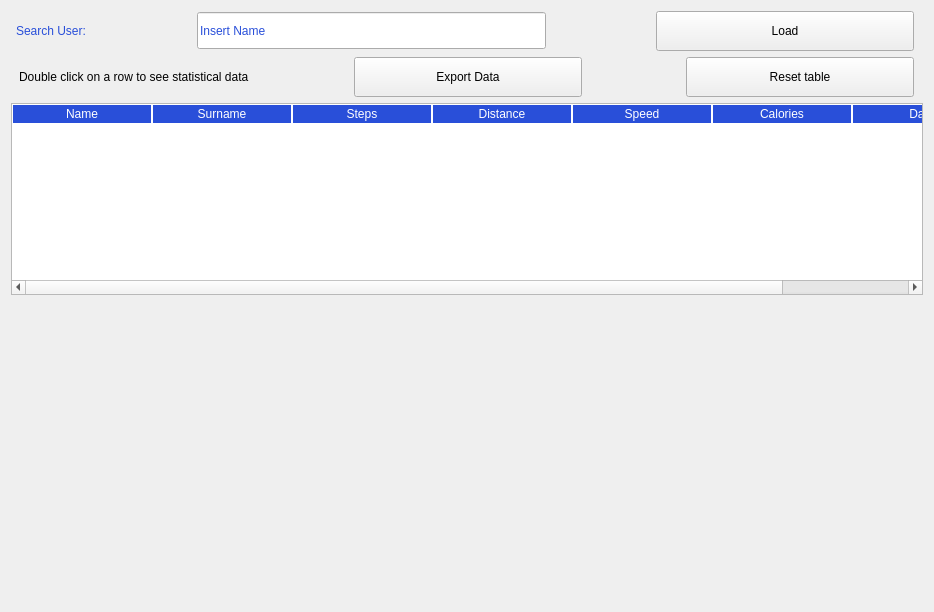
               <widget class="QWidget" name="page_database">
                <property name="styleSheet">
                 <string notr="true"/>
                </property>
                <layout class="QVBoxLayout" name="verticalLayout_16">
                 <item>
                  <layout class="QHBoxLayout" name="horizontalLayout_12">
                   <property name="leftMargin">
                    <number>5</number>
                   </property>
                   <property name="rightMargin">
                    <number>9</number>
                   </property>
                   <item>
                    <widget class="QLabel" name="label_searchdata">
                     <property name="minimumSize">
                      <size>
                       <width>30</width>
                       <height>30</height>
                      </size>
                     </property>
                     <property name="maximumSize">
                      <size>
                       <width>270</width>
                       <height>45</height>
                      </size>
                     </property>
                     <property name="styleSheet">
                      <string notr="true">color: rgb(41, 79, 217);
font: 81 20pt &quot;Rockwell Extra Bold&quot;;</string>
                     </property>
                     <property name="text">
                      <string>Search User:</string>
                     </property>
                    </widget>
                   </item>
                   <item>
                    <spacer name="horizontalSpacer_17">
                     <property name="orientation">
                      <enum>Qt::Horizontal</enum>
                     </property>
                     <property name="sizeHint" stdset="0">
                      <size>
                       <width>88</width>
                       <height>20</height>
                      </size>
                     </property>
                    </spacer>
                   </item>
                   <item>
                    <widget class="QLineEdit" name="lineEdit_searchpername">
                     <property name="minimumSize">
                      <size>
                       <width>349</width>
                       <height>37</height>
                      </size>
                     </property>
                     <property name="maximumSize">
                      <size>
                       <width>300</width>
                       <height>37</height>
                      </size>
                     </property>
                     <property name="styleSheet">
                      <string notr="true">font: 10pt &quot;Rockwell&quot;;
color: rgb(41, 79, 217);</string>
                     </property>
                     <property name="text">
                      <string>Insert Name</string>
                     </property>
                    </widget>
                   </item>
                   <item>
                    <spacer name="horizontalSpacer_18">
                     <property name="orientation">
                      <enum>Qt::Horizontal</enum>
                     </property>
                     <property name="sizeHint" stdset="0">
                      <size>
                       <width>48</width>
                       <height>20</height>
                      </size>
                     </property>
                    </spacer>
                   </item>
                   <item>
                    <widget class="QPushButton" name="caricadati_button_database">
                     <property name="minimumSize">
                      <size>
                       <width>258</width>
                       <height>40</height>
                      </size>
                     </property>
                     <property name="maximumSize">
                      <size>
                       <width>100</width>
                       <height>40</height>
                      </size>
                     </property>
                     <property name="styleSheet">
                      <string notr="true"/>
                     </property>
                     <property name="text">
                      <string>Load</string>
                     </property>
                    </widget>
                   </item>
                  </layout>
                 </item>
                 <item>
                  <layout class="QHBoxLayout" name="horizontalLayout_13">
                   <property name="leftMargin">
                    <number>8</number>
                   </property>
                   <property name="rightMargin">
                    <number>9</number>
                   </property>
                   <item>
                    <widget class="QLabel" name="label_doubleclick">
                     <property name="styleSheet">
                      <string notr="true">font: 7pt &quot;Rockwell&quot;;</string>
                     </property>
                     <property name="text">
                      <string>Double click on a row to see statistical data</string>
                     </property>
                    </widget>
                   </item>
                   <item>
                    <spacer name="horizontalSpacer_19">
                     <property name="orientation">
                      <enum>Qt::Horizontal</enum>
                     </property>
                     <property name="sizeHint" stdset="0">
                      <size>
                       <width>40</width>
                       <height>20</height>
                      </size>
                     </property>
                    </spacer>
                   </item>
                   <item>
                    <widget class="QPushButton" name="export_btn">
                     <property name="minimumSize">
                      <size>
                       <width>228</width>
                       <height>40</height>
                      </size>
                     </property>
                     <property name="maximumSize">
                      <size>
                       <width>100</width>
                       <height>40</height>
                      </size>
                     </property>
                     <property name="styleSheet">
                      <string notr="true"/>
                     </property>
                     <property name="text">
                      <string>Export Data</string>
                     </property>
                    </widget>
                   </item>
                   <item>
                    <spacer name="horizontalSpacer_20">
                     <property name="orientation">
                      <enum>Qt::Horizontal</enum>
                     </property>
                     <property name="sizeHint" stdset="0">
                      <size>
                       <width>40</width>
                       <height>20</height>
                      </size>
                     </property>
                    </spacer>
                   </item>
                   <item>
                    <widget class="QPushButton" name="reset_btn">
                     <property name="minimumSize">
                      <size>
                       <width>228</width>
                       <height>40</height>
                      </size>
                     </property>
                     <property name="maximumSize">
                      <size>
                       <width>50</width>
                       <height>50</height>
                      </size>
                     </property>
                     <property name="text">
                      <string>Reset table</string>
                     </property>
                    </widget>
                   </item>
                  </layout>
                 </item>
                 <item>
                  <widget class="QTableWidget" name="tableWidget">
                   <property name="styleSheet">
                    <string notr="true">QTableWidget{
font: 13pt &quot;Rockwell&quot;;
gridline-color: rgb(41, 79, 217);
}

QHeaderView::section{
	background-color: rgb(41, 79, 217);
	font: 13pt &quot;Rockwell&quot;;
    border: 1px solid rgb(255,255,255);
    color: rgb(255, 255, 255);
}


QTableWidget QTableCornerButton::section{
	background-color: rgb(0, 170, 255);
	border: 1px solid rgb(255,255,255);
}

</string>
                   </property>
                   <property name="columnCount">
                    <number>7</number>
                   </property>
                   <attribute name="horizontalHeaderMinimumSectionSize">
                    <number>48</number>
                   </attribute>
                   <attribute name="horizontalHeaderDefaultSectionSize">
                    <number>140</number>
                   </attribute>
                   <attribute name="verticalHeaderVisible">
                    <bool>false</bool>
                   </attribute>
                   <column>
                    <property name="text">
                     <string>Name</string>
                    </property>
                   </column>
                   <column>
                    <property name="text">
                     <string>Surname</string>
                    </property>
                   </column>
                   <column>
                    <property name="text">
                     <string>Steps</string>
                    </property>
                   </column>
                   <column>
                    <property name="text">
                     <string>Distance</string>
                    </property>
                   </column>
                   <column>
                    <property name="text">
                     <string>Speed</string>
                    </property>
                   </column>
                   <column>
                    <property name="text">
                     <string>Calories</string>
                    </property>
                   </column>
                   <column>
                    <property name="text">
                     <string>Date</string>
                    </property>
                   </column>
                  </widget>
                 </item>
                 <item>
                  <layout class="QHBoxLayout" name="horizontalLayout_14">
                   <item>
                    <widget class="PlotWidget" name="BarPlot_steps" native="true">
                     <property name="minimumSize">
                      <size>
                       <width>300</width>
                       <height>300</height>
                      </size>
                     </property>
                     <property name="maximumSize">
                      <size>
                       <width>400</width>
                       <height>400</height>
                      </size>
                     </property>
                    </widget>
                   </item>
                   <item>
                    <widget class="PlotWidget" name="BarPlot_distance" native="true">
                     <property name="minimumSize">
                      <size>
                       <width>300</width>
                       <height>300</height>
                      </size>
                     </property>
                     <property name="maximumSize">
                      <size>
                       <width>400</width>
                       <height>400</height>
                      </size>
                     </property>
                    </widget>
                   </item>
                   <item>
                    <widget class="PlotWidget" name="BarPlot_calories" native="true">
                     <property name="minimumSize">
                      <size>
                       <width>300</width>
                       <height>300</height>
                      </size>
                     </property>
                     <property name="maximumSize">
                      <size>
                       <width>400</width>
                       <height>400</height>
                      </size>
                     </property>
                    </widget>
                   </item>
                  </layout>
                 </item>
                </layout>
               </widget>
